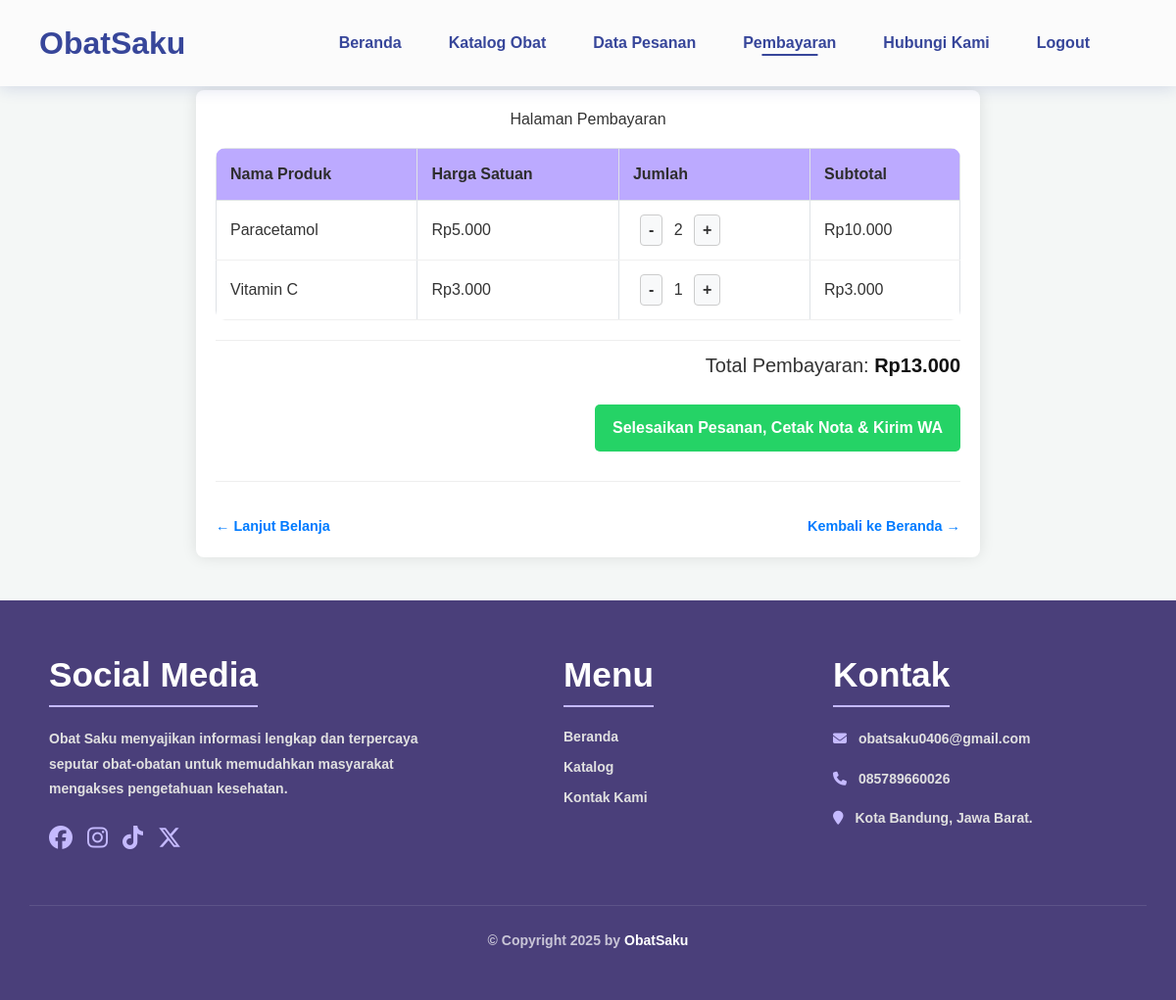
/obatsaku_website/pembayaran.php, run on an earlier commit of the app's database.
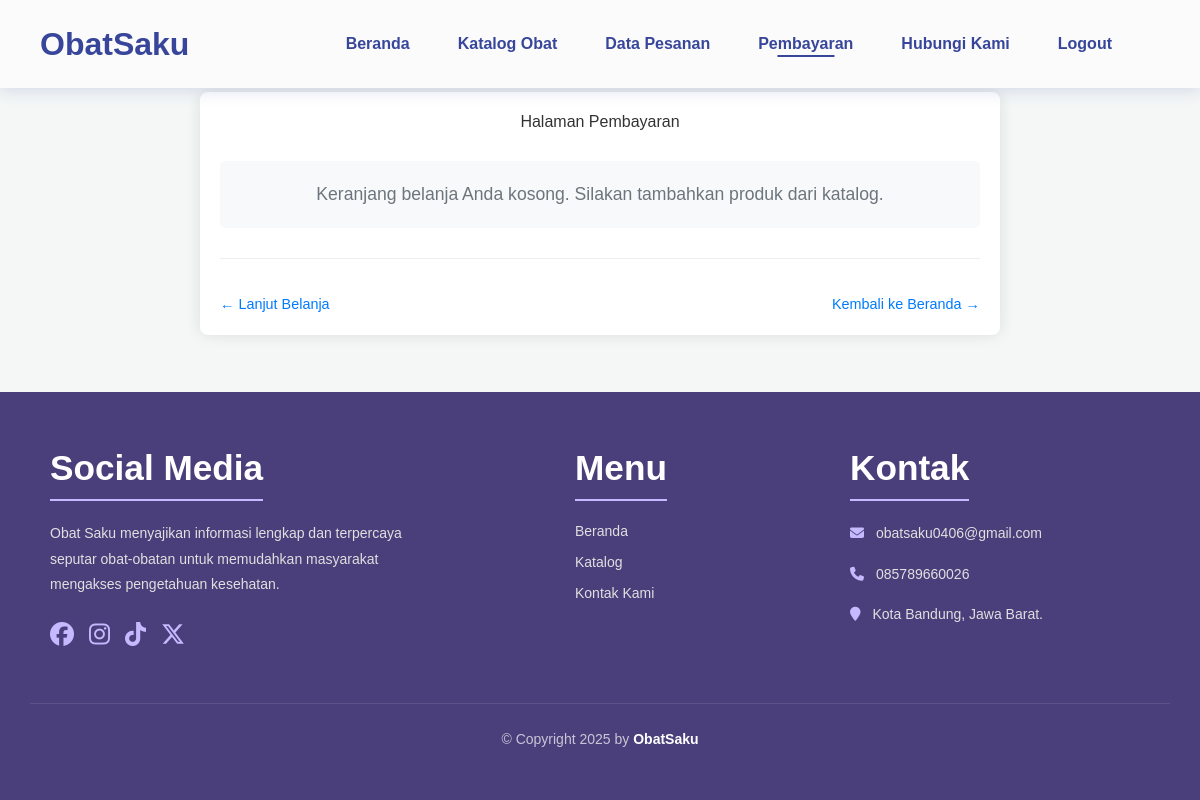
And on a later commit of the database.
### tables this page shows
CREATE TABLE keranjang (
    id INT AUTO_INCREMENT PRIMARY KEY,
    nama_produk VARCHAR(255),
    harga INT,
    jumlah INT
);

### obatsaku_website/pembayaran.php (the view, shortened to what this page needs)
<?php include 'header.php';
include "db/koneksi.php";
?>
<!DOCTYPE html>
<html lang="id">
<head>
    <link rel="stylesheet" href="../assets/css/pembayaran.css">
</head>
<body>
<div class="container">
    <div class="header-pembayaran">
      <h2>Halaman Pembayaran</h2>
    </div>
    <div id="nota-area">
        <?php
        $sql_keranjang = "SELECT id, id_obat, nama_produk, harga, jumlah FROM keranjang";
        $result_keranjang = mysqli_query($conn, $sql_keranjang);
        $total_pembayaran = 0;
        if ($result_keranjang && mysqli_num_rows($result_keranjang) > 0):
        ?>
            <table>
                <thead>
                    <tr>
                        <th>Nama Produk</th>
                        <th>Harga Satuan</th>
                        <th>Jumlah</th>
                        <th>Subtotal</th>
                    </tr>
                </thead>
                <tbody>
                <?php
                while ($item = mysqli_fetch_assoc($result_keranjang)):
                    $harga_item_numeric = floatval($item['harga']);
                    $jumlah_item_numeric = intval($item['jumlah']);
                    $subtotal_item = $harga_item_numeric * $jumlah_item_numeric;
                    $total_pembayaran += $subtotal_item;
                ?>
                    <tr>
                        <td><?= htmlspecialchars($item['nama_produk']) ?></td>
                        <td>Rp<?= number_format($harga_item_numeric, 0, ',', '.') ?></td>
                        <td class="action-buttons">
                            <form method="POST" action="pembayaran.php" style="display:inline;">
                                <button type="submit" class="btn-ikon" title="Kurangi">-</button>
                            </form>
                            <?= $jumlah_item_numeric ?>
                            <form method="POST" action="pembayaran.php" style="display:inline;">
                                <button type="submit" class="btn-ikon" title="Tambah">+</button>
                            </form>
                        </td>
                        <td>Rp<?= number_format($subtotal_item, 0, ',', '.') ?></td>
                    </tr>
                <?php endwhile; ?>
                </tbody>
            </table>
            <p class="total">Total Pembayaran: <strong id="total-harga-display">Rp<?= number_format($total_pembayaran, 0, ',', '.') ?></p>
            <div id="pembayaran-actions">
                <button class="btn-wa" id="btnProsesPesanan" onclick="prosesDanCetak()">Selesaikan Pesanan, Cetak Nota & Kirim WA</button>
            </div>
        <?php else: ?>
            <p class="empty-message">Keranjang belanja Anda kosong. Silakan tambahkan produk dari katalog.</p>
        <?php endif; ?>
    </div>
    <div class="navigasi-beranda">
        <a href="kelola_obat.php" class="back-link">&larr; Lanjut Belanja</a>
        <a href="index.php" class="back-link">Kembali ke Beranda &rarr;</a>
    </div>
</div>
</body>
</html>
<?php
include 'footer.php';
?>

### obatsaku_website/footer.php (shortened to what this page needs)
</head>
</main>
    <footer>
        <div class="footer-box">
            <div class="box">
                <h2>Social Media</h2>
                <p>Obat Saku menyajikan informasi lengkap dan terpercaya seputar obat-obatan untuk memudahkan masyarakat mengakses pengetahuan kesehatan.</p>
                <div class="social">
                    <a href="#"><i class="fa-brands fa-facebook"></i></a>
                    <a href="#"><i class="fa-brands fa-instagram"></i></a>
                    <a href="#"><i class="fa-brands fa-tiktok"></i></a>
                    <a href="#"><i class="fa-brands fa-x-twitter"></i></a>
                </div>
            </div>
            <div class="box">
                <h2>Menu</h2>
                <a href="index.php">Beranda</a>
                <a href="kelola_obat.php">Katalog</a>
                <a href="hubungikami.php">Kontak Kami</a>
            </div>
            <div class="box">
                <h2>Kontak</h2>
                <p><i class="fa-solid fa-envelope"></i> obatsaku0406@gmail.com</p>
                <p><i class="fa-solid fa-phone"></i> 085789660026</p>
                <p><i class="fa-solid fa-location-pin"></i> Kota Bandung, Jawa Barat.</p>
            </div>
        </div>
        <div class="copyright">
            <p>&copy; Copyright 2025 by <span>ObatSaku</span></p>
        </div>
    </footer>
</body>
</html>

What changed in the data, as far as the page shows it:
removed keranjang: nama_produk "Paracetamol", harga "5.000", jumlah "2", subtotal_item "10.000"
removed keranjang: nama_produk "Vitamin C", harga "3.000", jumlah "1", subtotal_item "3.000"
Also different on the page:
$total_pembayaran: "13.000" → (not shown)
text no longer shown: "Nama Produk Harga Satuan Jumlah Subtotal Total Pembayaran: Rp Selesaikan Pesanan, Cetak Nota & Kirim WA"
text now shown: "Keranjang belanja Anda kosong. Silakan tambahkan produk dari katalog."
